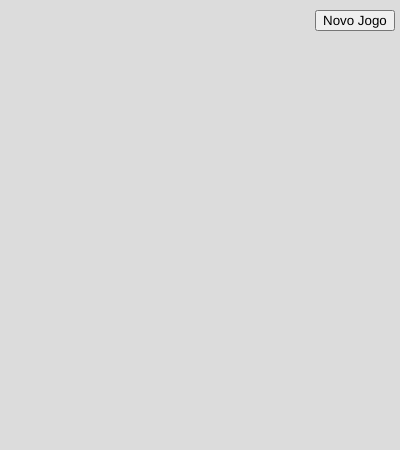
Frame 1 (no input)
Frame 60 (no input): identical to frame 1, image omitted
Frame 120 (the mouse pressed at the canvas centre since frame 60): identical to frame 1, image omitted

The p5.js sketch that drew this single still picture (run headless with seeded random() and noise() and a simulated clock; from frame 60 on, the mouse is pressed at the canvas centre):

// p5.js sketch
// ── sketch.js
var blocos = [];
var tamanho = 20;
var novojogo = false;
var desenha = false;
var posbotao = [];
var raiobotao = 20;
var lado = 5;
var vidas = 25;
var button;
var soma = 0;

function setup() {
  createCanvas(400, 450);
  background(220);
  button = createButton('Novo Jogo');
  button.position(315, 10);
  button.mousePressed(newgame);
}

function newgame() {
  novojogo = true;
  desenha = true;
  vidas = 25;
  soma = 0;
  loop();
}

function draw() {
  if (novojogo) {
    sorteiaquadro(lado);
    pintaquadro(lado);
    desenha = true;
    novojogo = false;
  }
  if (desenha) {
    pintaquadro(lado);
  }
  if (vidas === 0 && soma !== lado * lado) {
    strokeWeight(1);
    textSize(25);
    fill(0);
    textStyle(BOLD);
    text("PERDEDOR", width / 2 - 95, 350);
    desenha = false;
    vidas = 0
    noLoop();
  }
  if (vidas >= 0 && soma == lado * lado) {
    strokeWeight(1);
    textSize(25);
    fill(0);
    textStyle(BOLD);
    text("VENCEDOR", width / 2 - 95, 350);
    desenha = false;
    vidas = 0;
    noLoop();
  }
}

function sorteiaquadro(lado_) {
  blocos.splice(0, blocos.length);
  for (var i = 0; i < lado_; i++) {
    for (var j = 0; j < lado_; j++) {
      blocos.push(new bloco(i, j));
    }
  }
}

function pintaquadro(lado_) {
  var index;
  var cor;
  background(220);

  for (var i = 0; i < lado_; i++) {
    for (var j = 0; j < lado_; j++) {
      index = lado_ * i + j;
      cor = pegacor(blocos[index].cor);
      push();
      translate(j * tamanho, i * tamanho);
      noStroke();
      fill(cor);
      rect(tamanho, tamanho, tamanho, tamanho);
      //fill(0);
      //textAlign(CENTER, CENTER);
      //text(blocos[index].isflooded, 3 / 2 * tamanho, 3 / 2 * tamanho);
      //text(blocos[index].cor, 3 / 2 * tamanho, 3 / 2 * tamanho);
      //text(index, 3 / 2 * tamanho, 3 / 2 * tamanho);
      pop();
    }
  }
  strokeWeight(0);
  textSize(15);
  fill(0);
  textStyle(BOLD);
  text("MOVES", 330, 50)
  textStyle(NORMAL);
  text(vidas, 350, 70)
  desenhabotoes(6);
}

function desenhabotoes(numbotoes) {
  var d = 0;
  var corbotao;

  for (var i = 0; i < numbotoes; i++) {
    corbotao = pegacor(i);
    stroke(0);
    strokeWeight(2);
    fill(corbotao);
    posbotao[i] = 2 * raiobotao + d;
    ellipse(posbotao[i], 400, 2 * raiobotao, 2 * raiobotao);
    strokeWeight(1);
    textSize(20);
    fill(0);
    textAlign(CENTER, CENTER);
    text(i + 1, posbotao[i], 400);
    d = d + 50;
  }
}

function pegacor(cor_) {
  var c;

  switch (cor_) {
    case 0:
      c = color(255, 0, 0);
      break;
    case 1:
      c = color(0, 255, 0);
      break;
    case 2:
      c = color(0, 0, 255);
      break;
    case 3:
      c = color(255, 255, 0);
      break;
    case 4:
      c = color(255, 0, 255);
      break;
    case 5:
      c = color(0, 255, 255);
      break;
    default:
      c = color(0, 0, 0);
      break;
  }
  return c;
}

function keyPressed() {
  if (keyCode === 78) { //N - novo bloco aleatorio
    novojogo = true;
  }

  if (keyCode === 38) { //CIMA - aumenta bloco
    if (lado == 14) {
      lado = 14;
    } else {
      lado += 1;
      novojogo = true;
    }
  }

  if (keyCode === 40) { //BAIXO - diminui bloco
    if (lado == 2) {
      lado = 2;
    } else {
      lado -= 1;
      novojogo = true;
    }
  }

  if (keyCode === 49) { //1
    if (blocos[0].cor !== 0) {
      floodit(0, blocos[0].cor, 0);
      vidas--;
      somatotal();
    }
  }

  if (keyCode === 50) { //2
    if (blocos[0].cor !== 1) {
      floodit(0, blocos[0].cor, 1);
      vidas--;
      somatotal();
    }
  }

  if (keyCode === 51) { //3
    if (blocos[0].cor !== 2) {
      floodit(0, blocos[0].cor, 2);
      vidas--;
      somatotal();
    }
  }

  if (keyCode === 52) { //4
    if (blocos[0].cor !== 3) {
      floodit(0, blocos[0].cor, 3);
      vidas--;
      somatotal();
    }
  }

  if (keyCode === 53) { //5
    if (blocos[0].cor !== 4) {
      floodit(0, blocos[0].cor, 4);
      vidas--;
      somatotal();
    }
  }

  if (keyCode === 54) { //6
    if (blocos[0].cor !== 5) {
      floodit(0, blocos[0].cor, 5);
      vidas--;
      somatotal();
    }
  }
  return false;
}

function mouseClicked() {
  var x = mouseX;
  var y = mouseY;
  var numbotao;
  var d = 0;

  for (numbotao = 0; numbotao < 6; numbotao++) {
    d = dist(x, y, posbotao[numbotao], 400);
    if (d < raiobotao && blocos[0].cor != numbotao) {
      floodit(0, blocos[0].cor, numbotao);
      vidas--;
      somatotal();
      break;
    }
  }
}

function floodit(i, coratual, novacor) {
  var pos = i;
  if (blocos[i].x < 0 || blocos[i].x >= (lado) || blocos[i].y < 0 || blocos[i].y >= (lado) || blocos[i].cor == novacor) {
    if (blocos[i].cor == novacor) blocos[i].isflooded = 1;
    return;
  }

  if (blocos[i].cor != coratual) {
    return;
  }

  blocos[i].cor = novacor;
  blocos[i].isflooded = 1;

  if (blocos[i].x !== 0) floodit(i - 1, coratual, novacor); // primeira coluna
  if (blocos[i].y !== 0) floodit(i - lado, coratual, novacor); // primeira linha
  if (blocos[i].x != lado - 1) floodit(i + 1, coratual, novacor); // ultima coluna
  if (blocos[i].y != lado - 1) floodit(i + lado, coratual, novacor); // ultima linha
}

function somatotal() {
  soma = 0;
  for (var i = 0; i < blocos.length; i++) {
    soma = soma + blocos[i].isflooded;
  }
}

var bloco = function(linha_, coluna_) {
  this.x = coluna_;
  this.y = linha_;
  this.cor = round(random(0, 5));
  this.isflooded = 0;
}
